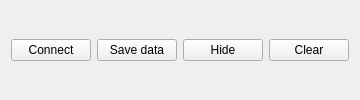
    <widget class="QWidget" name="widgetButtonsInstr" native="true">
     <layout class="QHBoxLayout" name="horizontalLayout_2">
      <item>
       <widget class="QPushButton" name="pushButtonConnect">
        <property name="focusPolicy">
         <enum>Qt::FocusPolicy::NoFocus</enum>
        </property>
        <property name="text">
         <string>Connect</string>
        </property>
        <property name="iconSize">
         <size>
          <width>25</width>
          <height>25</height>
         </size>
        </property>
       </widget>
      </item>
      <item>
       <widget class="QPushButton" name="pushButtonSaveData">
        <property name="focusPolicy">
         <enum>Qt::FocusPolicy::NoFocus</enum>
        </property>
        <property name="text">
         <string>Save data</string>
        </property>
        <property name="iconSize">
         <size>
          <width>25</width>
          <height>25</height>
         </size>
        </property>
       </widget>
      </item>
      <item>
       <widget class="QPushButton" name="pushButtonHide">
        <property name="focusPolicy">
         <enum>Qt::FocusPolicy::NoFocus</enum>
        </property>
        <property name="text">
         <string>Hide</string>
        </property>
        <property name="iconSize">
         <size>
          <width>25</width>
          <height>25</height>
         </size>
        </property>
       </widget>
      </item>
      <item>
       <widget class="QPushButton" name="pushButtonClear">
        <property name="focusPolicy">
         <enum>Qt::FocusPolicy::NoFocus</enum>
        </property>
        <property name="text">
         <string>Clear</string>
        </property>
        <property name="iconSize">
         <size>
          <width>25</width>
          <height>25</height>
         </size>
        </property>
       </widget>
      </item>
     </layout>
    </widget>
